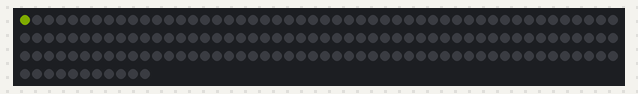
Recording of a sketch running on a simulated Arduino Uno, built with avr-gcc and run on an emulated ATmega328P. Parts: 161 RGB LEDs in strip order, left to right, continuing on the next row. Dim RGB values are drawn brighter than linear.

Above: at 3.16 s.
At 5.11 s:
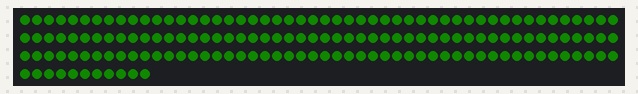
At 6.1 s:
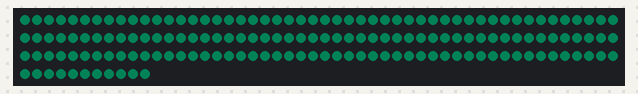
At 7.09 s:
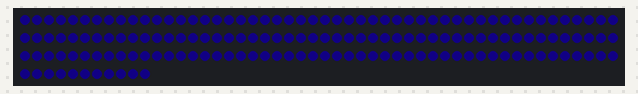
At 10.38 s:
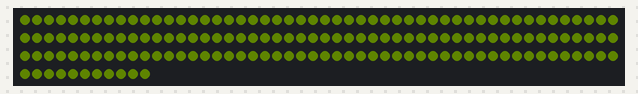
At 13.6 s:
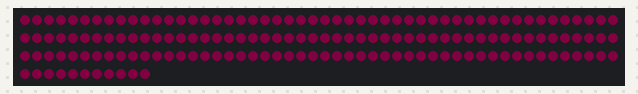

The sketch:

LetMe.ino
```cpp
#include <FastLED.h>
#include <Thread.h>
#include <ThreadController.h>

#define LED_PIN_LET_ME     6
#define NUM_LEDS_LET_ME    161
#define BRIGHTNESS  64
#define LED_TYPE    WS2811
#define COLOR_ORDER RGB
CRGB letme[NUM_LEDS_LET_ME];

int hue = 0;
int j;

Thread rainbowT = Thread();
Thread pulseT = Thread();
Thread changeHueT = Thread();

ThreadController control = ThreadController();

void rainbow() {
  uint8_t brightness = 100;

  for ( int i = 0; i < NUM_LEDS_LET_ME; i++) {
    letme[i] = CHSV( hue, 255, brightness);
  }
  FastLED.show();
  //FastLED.delay(10);
}
void pulse() {
  uint8_t brightness = 255;
  int hue1 = hue + 70 ;
  if (hue1 > 255) {
    hue1 -= 255;
  }
  if (j > NUM_LEDS_LET_ME) {
    j = 0;
  }
  letme[j] = CHSV( hue1, 255, brightness);
  FastLED.show();
  FastLED.delay(30);
  j++;


}
void changeHue() {
  if (hue > 255) {
    hue = 0;
  }
  hue++;
}


void setup() {
  delay( 3000 ); // power-up safety delay
  FastLED.addLeds<LED_TYPE, LED_PIN_LET_ME, COLOR_ORDER>(letme, NUM_LEDS_LET_ME).setCorrection( TypicalLEDStrip );
  FastLED.setBrightness(  BRIGHTNESS );

  setLetMePallete();


}

void loop() {
  control.run();
}
void setLetMePallete() {
  rainbowT.onRun(rainbow);
  rainbowT.setInterval(50);

  pulseT.onRun(pulse);
  pulseT.setInterval(30);

  changeHueT.onRun(changeHue);
  changeHueT.setInterval(10);

  control.add(&pulseT);
  control.add(&rainbowT);
  control.add(&changeHueT);
}
```
